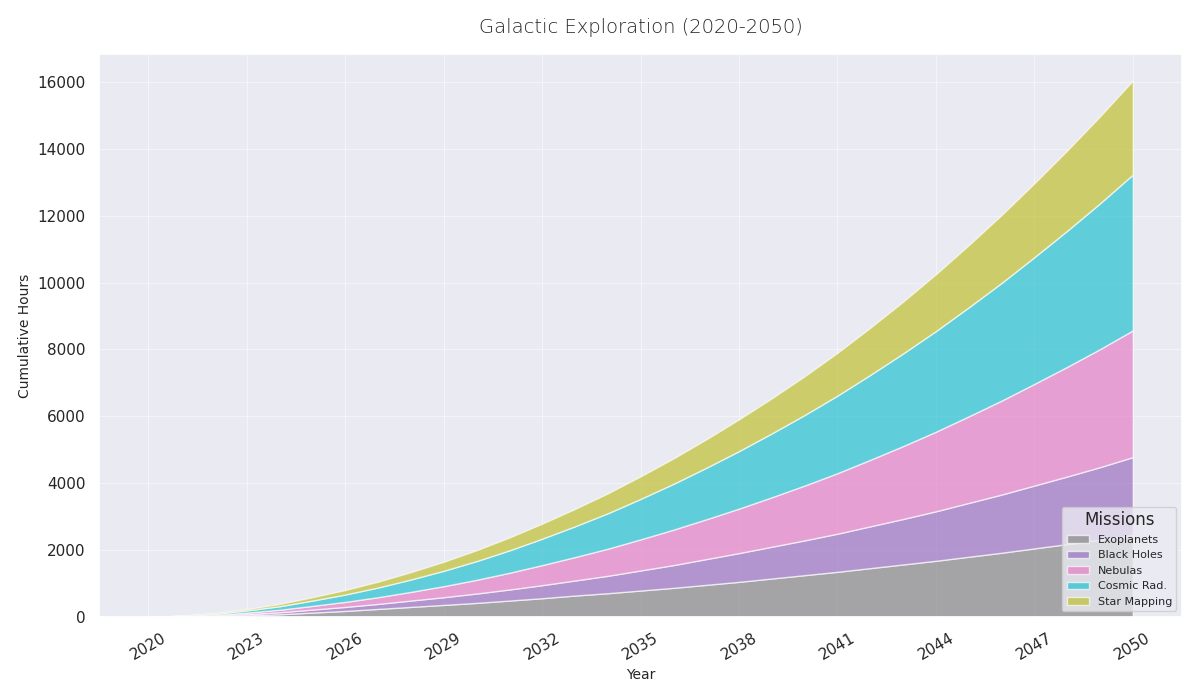

This figure's Python source:
import matplotlib.pyplot as plt
import numpy as np

years = np.arange(2020, 2051)

exoplanet_surveys = [0, 10, 25, 50, 80, 130, 180, 240, 300, 360, 420, 490, 560, 640, 710, 790, 870, 960, 1050, 1150, 1250, 1350, 1460, 1570, 1680, 1800, 1920, 2050, 2180, 2310, 2450]
black_hole_probes = [0, 5, 15, 35, 60, 90, 120, 150, 190, 230, 280, 330, 390, 450, 520, 600, 680, 770, 860, 950, 1040, 1140, 1250, 1360, 1480, 1610, 1740, 1880, 2020, 2170, 2330]
nebula_studies = [0, 8, 20, 45, 75, 110, 150, 200, 260, 330, 410, 500, 600, 700, 810, 930, 1060, 1190, 1330, 1480, 1640, 1810, 1990, 2180, 2380, 2590, 2810, 3040, 3280, 3530, 3790]
cosmic_radiation_monitoring = [0, 12, 30, 65, 105, 160, 220, 290, 370, 460, 560, 670, 790, 920, 1060, 1210, 1370, 1540, 1720, 1910, 2110, 2320, 2540, 2770, 3010, 3260, 3520, 3790, 4070, 4360, 4660]
star_mapping_missions = [0, 7, 18, 40, 68, 100, 135, 175, 220, 270, 325, 385, 450, 520, 595, 675, 760, 850, 950, 1050, 1160, 1280, 1410, 1550, 1700, 1860, 2030, 2210, 2400, 2600, 2810]

fig, ax = plt.subplots(figsize=(12, 7))

# Randomly altered visual settings
ax.stackplot(years, exoplanet_surveys, black_hole_probes, nebula_studies, cosmic_radiation_monitoring,
             star_mapping_missions, labels=['Exoplanets', 'Black Holes', 'Nebulas', 'Cosmic Rad.', 'Star Mapping'],
             colors=['#7f7f7f', '#9467bd', '#e377c2', '#17becf', '#bcbd22'], alpha=0.65)

ax.set_title("Galactic Exploration (2020-2050)", fontsize=14, fontweight='light', pad=15)
ax.set_xlabel("Year", fontsize=10)
ax.set_ylabel("Cumulative Hours", fontsize=10)

# Altering ticks and rotation
ax.set_xticks(years[::3])
ax.tick_params(axis='x', rotation=30)

ax.legend(loc='lower right', title="Missions", fontsize=8)

# Altering grid style
ax.grid(True, linestyle='-', linewidth=0.75, alpha=0.5)

plt.tight_layout()
plt.show()
